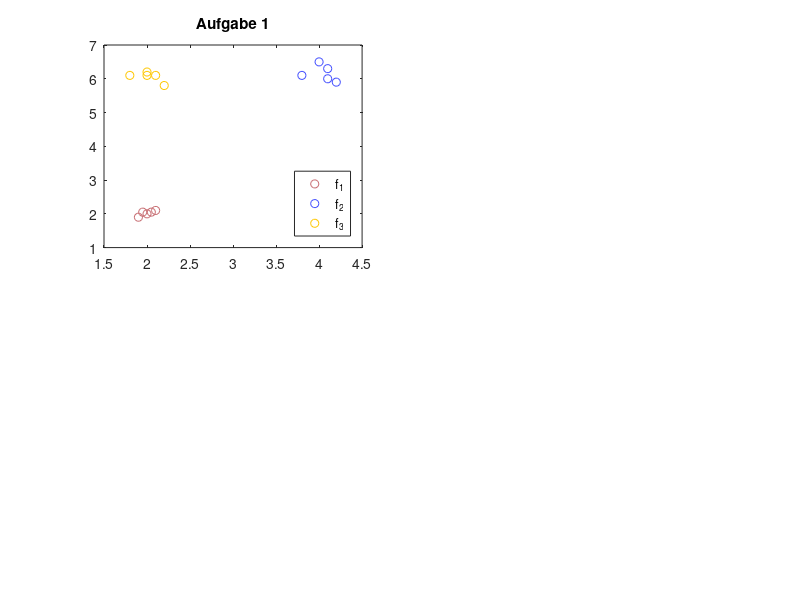

Write the MATLAB code that produced this figure. (Note: this script raises an error after producing the figure.)
% Klasse 1
f1 = [2,2;2.1,2.1;2.05,2.05;1.95,2.05;1.9,1.9]';
% Klasse 2
f2 = [4,6.5;3.8,6.1;4.2,5.9;4.1,6.3;4.1,6.0]';
% Klasse 3
f3 = [2,6.2;1.8,6.1;2.2,5.8;2.1,6.1;2.0,6.1]';

f = [];
f(:,:,1) = f1;
f(:,:,2) = f2;
f(:,:,3) = f3;

colors = rand(3,size(f,3));

%% Plot A1
subplot(2,2,1);
plot(f1(1,:),f1(2,:),'o','Color',colors(:,1));
hold on;
plot(f2(1,:),f2(2,:),'o','Color',colors(:,2));
hold on;
plot(f3(1,:),f3(2,:),'o','Color',colors(:,3));
legend('f_1','f_2','f_3','Location','Southeast');
title('Aufgabe 1');
hold off

%% ---Aufgabe 2---%
c = findeMerkmale(f,1);
subplot(2,2,2);
for i = 1:size(f,3)
    plot(c(:,:,i),'o','Color',colors(:,i));
    hold on;
 end
 hold off;
 title('Aufgabe 1');
 
 %% ---Aufgabe 3---%
 c = findeMerkmale(f,2);
subplot(2,2,3);
for i = 1:size(f,3)
    plot(c(:,:,i),'o','Color',colors(:,i));
    hold on;
 end
 hold off;
 title('Aufgabe 2');
 
 %% ---Aufgabe 3---%
 c = findeMerkmale(f,3);
subplot(2,2,4);
for i = 1:size(f,3)
    plot(c(:,:,i),'o','Color',colors(:,i));
    hold on;
 end
 hold off;
 title('Aufgabe 3');
 
 
 